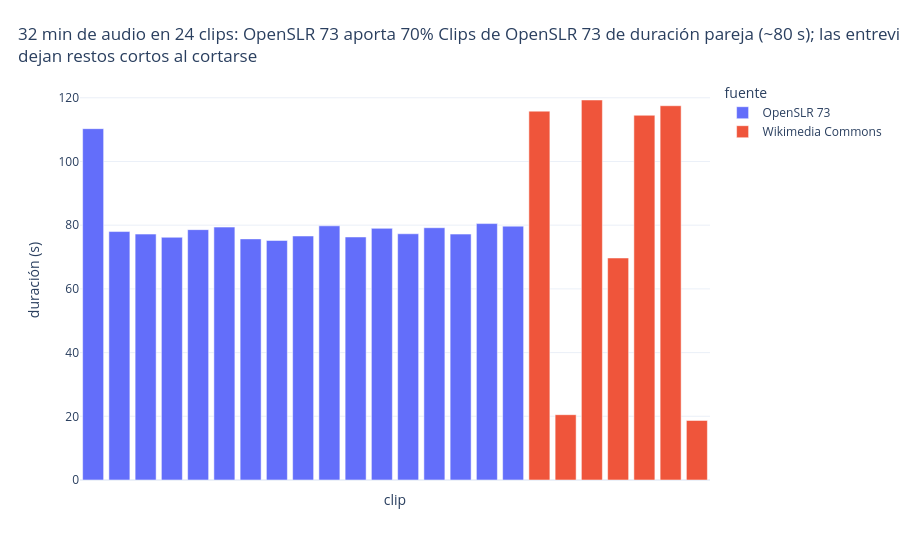

Notebook code for this chart:
### Code cell
# 2) Duración de cada clip por fuente
clips["minutos"] = clips["duracion_seg"] / 60
dom = clips.groupby("fuente")["minutos"].sum().sort_values(ascending=False)
media = clips.groupby("fuente")["duracion_seg"].mean()
fig = px.bar(clips.sort_values(["fuente", "id"]), x="id", y="duracion_seg", color="fuente",
             hover_data=["origen", "n_hablantes"],
             title=(f"{clips.minutos.sum():.0f} min de audio en {len(clips)} clips: {dom.index[0]} aporta "
                    f"{dom.iloc[0] / dom.sum():.0%} Clips de {dom.index[0]} de duración pareja "
                    f"(~{media[dom.index[0]]:.0f} s); las entrevistas reales aportan {dom.get('Wikimedia Commons', 0):.0f} min "
                    f"y<br>dejan restos cortos al cortarse</sup>"))
fig.update_layout(xaxis_title="clip", yaxis_title="duración (s)", xaxis={"showticklabels": False})
mostrar(fig)

### Figure 1 — Plotly figure (JSON) as saved in the notebook; plotly's stock layout.template omitted (floating-point values rounded to 4 significant figures)
{"data": [{"customdata": [["diálogo pef_06136 + pem_02436", 2], ["hablante pef_02121", 1], ["hablante pem_00295", 1], ["hablante pef_08421", 1], ["hablante pem_09697", 1], ["hablante pef_03034", 1], ["hablante pem_03397", 1], ["hablante pef_03397", 1], ["hablante pem_02121", 1], ["hablante pef_01208", 1], ["hablante pem_08784", 1], ["hablante pef_05223", 1], ["hablante pem_02484", 1], ["hablante pef_00610", 1], ["hablante pem_04310", 1], ["hablante pef_03349", 1], ["hablante pem_07508", 1]], "hovertemplate": "fuente=OpenSLR 73<br>id=%{x}<br>duracion_seg=%{y}<br>origen=%{customdata[0]}<br>n_hablantes=%{customdata[1]}<extra></extra>", "legendgroup": "OpenSLR 73", "marker": {"color": "#636efa", "pattern": {"shape": ""}}, "name": "OpenSLR 73", "orientation": "v", "showlegend": true, "textposition": "auto", "type": "bar", "x": ["clip_008", "clip_009", "clip_010", "clip_011", "clip_012", "clip_013", "clip_014", "clip_015", "clip_016", "clip_017", "clip_018", "clip_019", "clip_020", "clip_021", "clip_022", "clip_023", "clip_024"], "xaxis": "x", "y": [110.3, 78.0, 77.2, 76.2, 78.6, 79.4, 75.7, 75.2, 76.6, 79.8, 76.3, 79.0, 77.3, 79.2, 77.2, 80.5, 79.7], "yaxis": "y"}, {"customdata": [["agustino_1.ogg", 2], ["agustino_1.ogg", 3], ["agustino_2.ogg", 3], ["agustino_2.ogg", 4], ["aurora_coronado.ogg", 2], ["aurora_coronado.ogg", 2], ["aurora_coronado.ogg", 2]], "hovertemplate": "fuente=Wikimedia Commons<br>id=%{x}<br>duracion_seg=%{y}<br>origen=%{customdata[0]}<br>n_hablantes=%{customdata[1]}<extra></extra>", "legendgroup": "Wikimedia Commons", "marker": {"color": "#EF553B", "pattern": {"shape": ""}}, "name": "Wikimedia Commons", "orientation": "v", "showlegend": true, "textposition": "auto", "type": "bar", "x": ["clip_001", "clip_002", "clip_003", "clip_004", "clip_005", "clip_006", "clip_007"], "xaxis": "x", "y": [115.8, 20.5, 119.3, 69.7, 114.5, 117.5, 18.7], "yaxis": "y"}], "layout": {"barmode": "relative", "legend": {"title": {"text": "fuente"}, "tracegroupgap": 0}, "margin": {"t": 80}, "title": {"text": "32 min de audio en 24 clips: OpenSLR 73 aporta 70% Clips de OpenSLR 73 de duración pareja (~80 s); las entrevistas reales aportan 10 min y<br>dejan restos cortos al cortarse</sup>", "x": 0.02}, "xaxis": {"anchor": "y", "domain": [0, 1], "showticklabels": false, "title": {"text": "clip"}}, "yaxis": {"anchor": "x", "domain": [0, 1], "title": {"text": "duración (s)"}}}}
